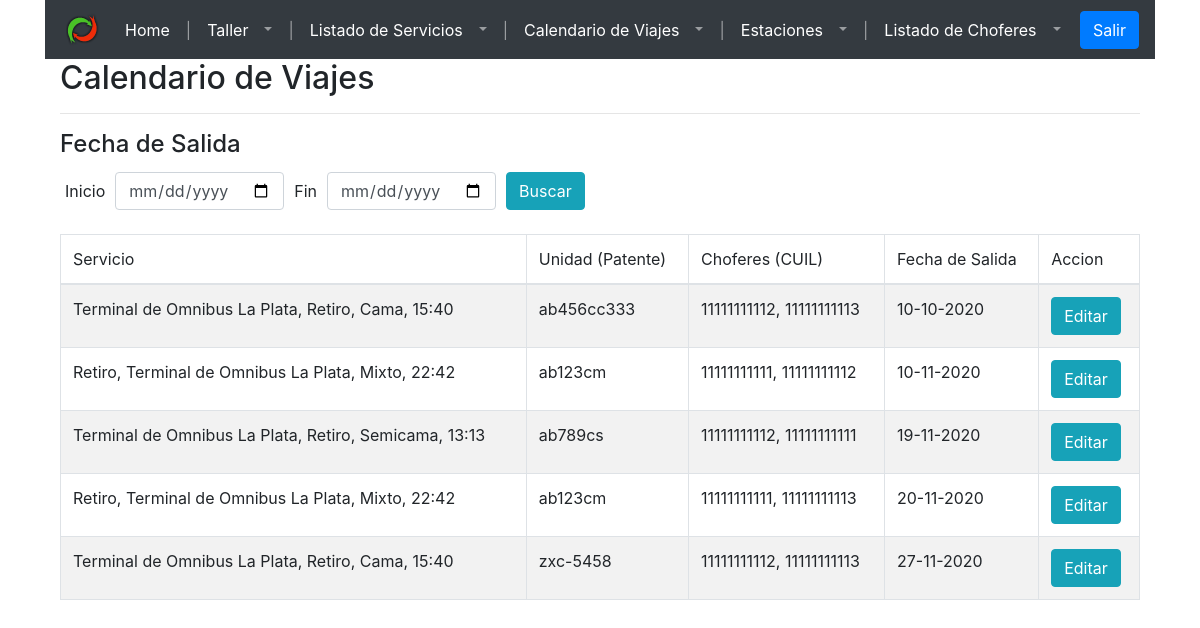
The page /frontend/pages/calendario-viajes.php on the database its author committed.
### tables this page shows
CREATE TABLE `viaje` (
  `viaje_id` int(11) NOT NULL,
  `servicio_id` int(11) NOT NULL,
  `unidad_id` int(11) NOT NULL,
  `fecha_salida_efectiva` date DEFAULT NULL,
  `observaciones` varchar(255) DEFAULT NULL
);

CREATE TABLE `unidad` (
  `unidad_id` int(11) NOT NULL,
  `patente` varchar(20) DEFAULT NULL,
  `fecha_de_patentamiento` date DEFAULT NULL,
  `cantidad_de_asientos_cama` int(11) DEFAULT NULL,
  `cantidad_de_asientos_semicama` int(11) DEFAULT NULL,
  `tipo_unidad_id` int(11) NOT NULL,
  `habilitada` tinyint(1) NOT NULL DEFAULT 1
);

### frontend/pages/config/connection.php (called while the page is built, shortened)
<?php
function openConnection($username, $password){
 	$servername = "localhost";
	$conn = new mysqli($servername, $username, $password,"empresa_de_transporte");
	return $conn;
 }
 function executeQuery($sqlQuery){
 	$conn = openConnection("test", "test");
	$result = $conn->query($sqlQuery);
	return $result;
 }
?>

### frontend/pages/config/config-calendario-viajes.php (the view, shortened to what this page needs)
<?php
include("config/connection.php");
function getviajesByFechas($fechaSalida, $fechaLlegada){
    if($fechaSalida == NULL){
    $fechaSalida = "1990-01-01";
    }
    if($fechaLlegada == NULL){
        $fechaLlegada = "2300-01-01";
        }
  $sql = "SELECT    v.`viaje_id`,
                    CONCAT(e_origen.`nombre`,', ',e_destino.`nombre`,', ',t.`descripcion`,', ',date_format(f.`hora_partida`, '%H:%i')) as `servicio`,
                    u.`patente` as `unidad`,
                    GROUP_CONCAT(c.`cuil` SEPARATOR ', ') as `choferes`,
                    DATE_FORMAT(v.`fecha_salida_efectiva`, \"%d-%m-%Y\") as fecha_de_salida_efectiva
          FROM `viaje` v
          LEFT JOIN `viaje_chofer` vc on vc.`viaje_id` = v.`viaje_id`
          LEFT JOIN `chofer` c on c.`chofer_id` = vc.`chofer_id`
          JOIN `unidad` u ON u.`unidad_id` = v.`unidad_id`
          JOIN `servicio` s ON s.`servicio_id` = v.`servicio_id`
          JOIN `tipo_unidad` t on t.`tipo_unidad_id` = s.`tipo_unidad_id`
          JOIN `fecha_partida` f on s.`fecha_partida_id` = f.`fecha_partida_id`
          JOIN `estacion` e_origen ON e_origen.`estacion_id` = s.`estacion_id_origen`
          JOIN `estacion` e_destino ON e_destino.`estacion_id` = s.`estacion_id_destino`
          WHERE v.`fecha_salida_efectiva` BETWEEN '".$fechaSalida."' AND '".$fechaLlegada."'
          GROUP BY v.`viaje_id`
          ORDER BY v.`fecha_salida_efectiva` ASC;";
  $result = executeQuery($sql);
  if ($result->num_rows > 0) {
      while($row = $result->fetch_assoc()) {
        echo "<tr>";
        echo "<td>". $row["servicio"]."</td>";
        echo "<td>". $row["unidad"]."</td>";
        echo "<td>". $row["choferes"]."</td>";
        echo "<td>". $row["fecha_de_salida_efectiva"]."</td>";
        echo "<td>
        <input type=\"button\" class=\"btn btn-info boton-edit-viaje\" id=\"".$row["viaje_id"]."\" value=\"Editar\">
        <!--
        <input type=\"button\" class=\"btn btn-danger boton-delete-viaje\" value=\"Borrar\">
        -->
        </td>";
        echo "</tr>";
      }
  } else {
    echo "<tr><td colspan=\"6\">Sin viajes para las fechas seleccionadas</td></tr>";
  }
}
?>

### rows shown on the page
viaje: servicio "Terminal de Omnibus La Plata, Retiro, Cama, 15:40", unidad.patente "ab456cc333", choferes "11111111112, 11111111113", fecha_de_salida_efectiva "10-10-2020"
viaje: servicio "Retiro, Terminal de Omnibus La Plata, Mixto, 22:42", unidad.patente "ab123cm", choferes "11111111111, 11111111112", fecha_de_salida_efectiva "10-11-2020"
viaje: servicio "Terminal de Omnibus La Plata, Retiro, Semicama, 13:13", unidad.patente "ab789cs", choferes "11111111112, 11111111111", fecha_de_salida_efectiva "19-11-2020"
viaje: servicio "Retiro, Terminal de Omnibus La Plata, Mixto, 22:42", unidad.patente "ab123cm", choferes "11111111111, 11111111113", fecha_de_salida_efectiva "20-11-2020"
viaje: servicio "Terminal de Omnibus La Plata, Retiro, Cama, 15:40", unidad.patente "zxc-5458", choferes "11111111112, 11111111113", fecha_de_salida_efectiva "27-11-2020"
